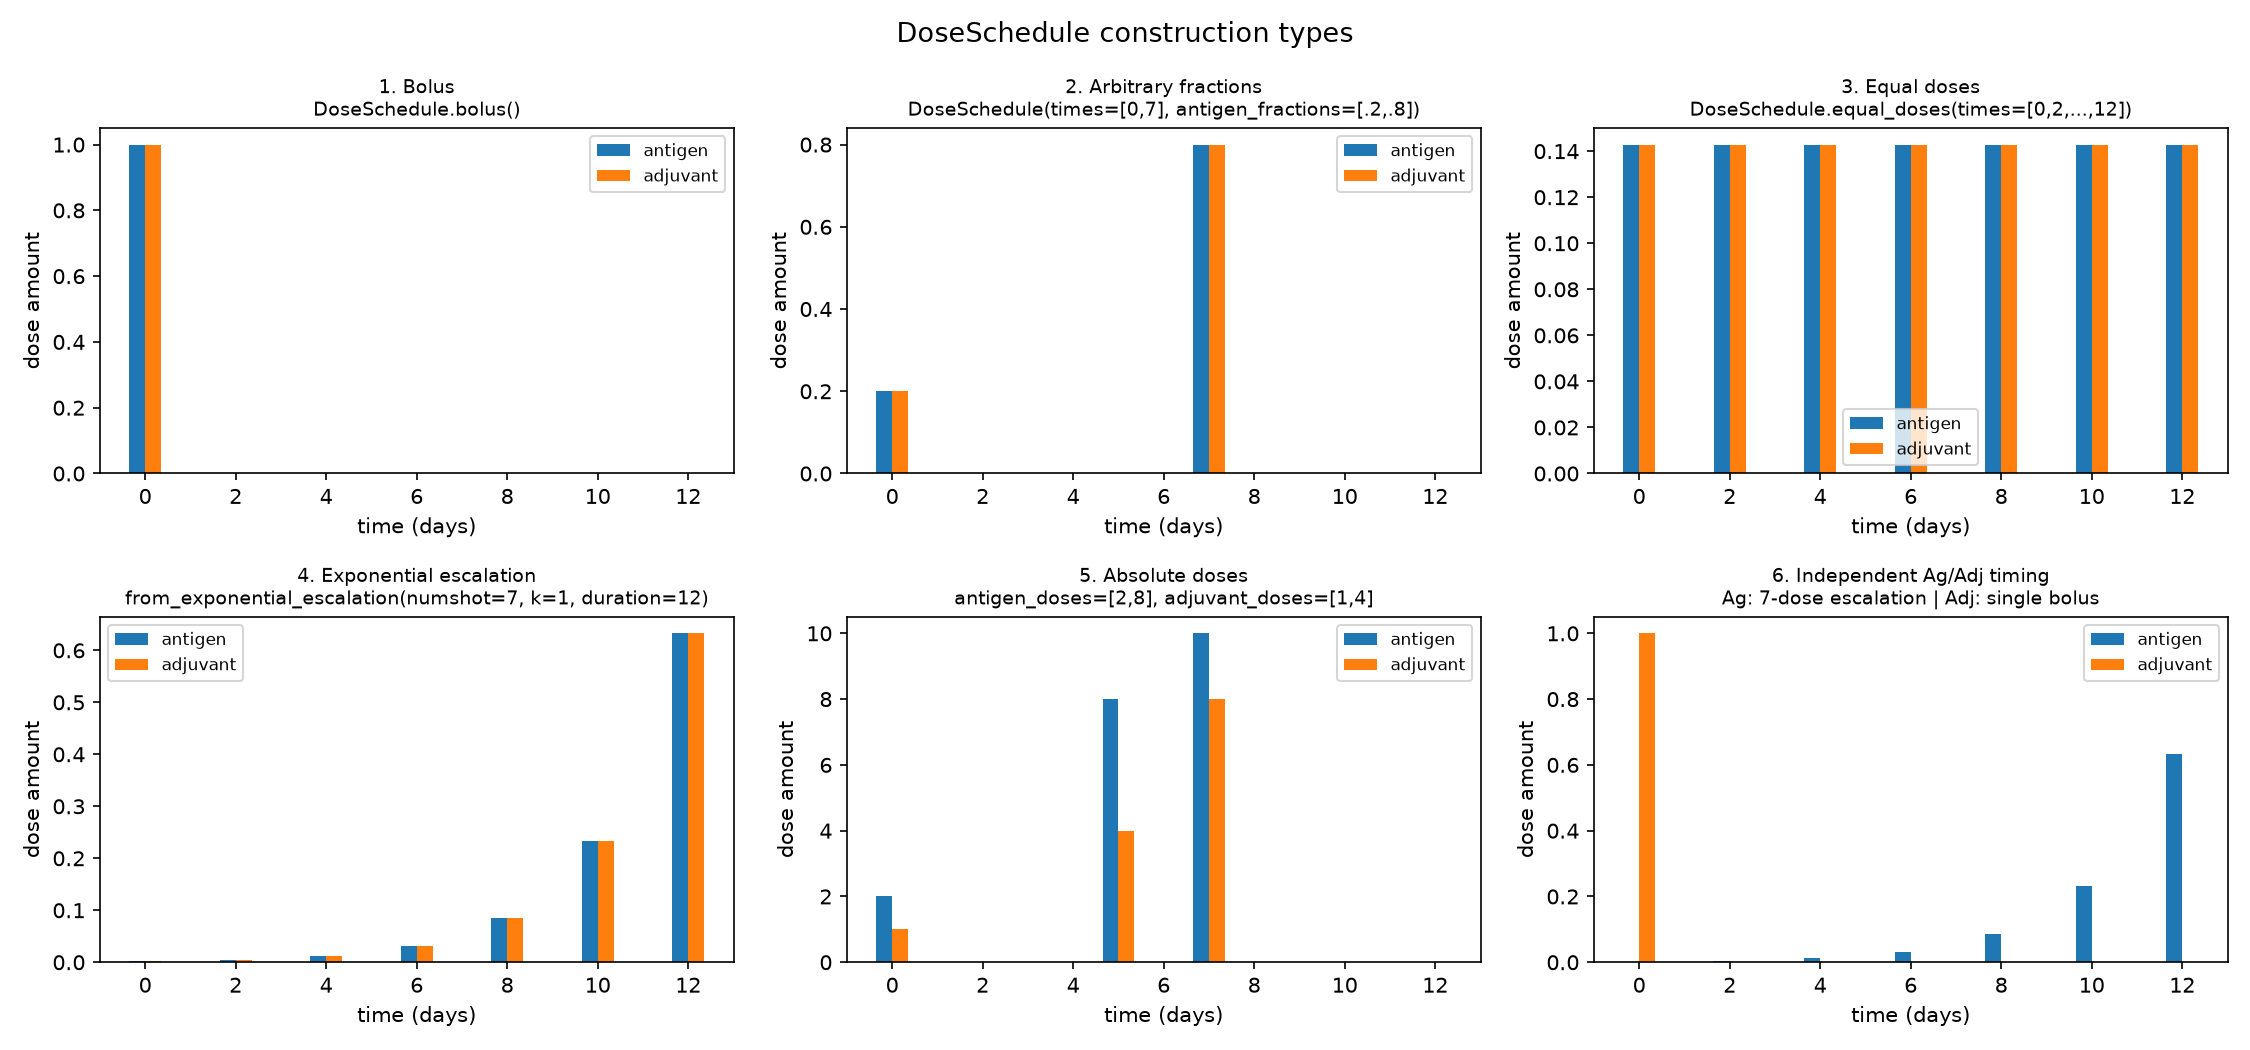

Recreate this plot in Python.
"""Illustrates every DoseSchedule construction type supported by the package.

Run with:  python dosing_schedule_types.py
Saves:     dosing_schedule_types.png
"""

import matplotlib
matplotlib.use("Agg")
import matplotlib.pyplot as plt
from pathlib import Path
OUTDIR = Path(__file__).parent
import numpy as np

from vaccine_tcell_model.dosing import DoseSchedule

BAR_WIDTH = 0.35

schedules = {
    "1. Bolus\nDoseSchedule.bolus()":
        DoseSchedule.bolus(),

    "2. Arbitrary fractions\nDoseSchedule(times=[0,7], antigen_fractions=[.2,.8])":
        DoseSchedule(times=[0, 7], antigen_fractions=[0.2, 0.8], adjuvant_fractions=[0.2, 0.8]),

    "3. Equal doses\nDoseSchedule.equal_doses(times=[0,2,...,12])":
        DoseSchedule.equal_doses(times=[0, 2, 4, 6, 8, 10, 12]),

    "4. Exponential escalation\nfrom_exponential_escalation(numshot=7, k=1, duration=12)":
        DoseSchedule.from_exponential_escalation(numshot=7, k=1.0, duration=12),

    "5. Absolute doses\nantigen_doses=[2,8], adjuvant_doses=[1,4]":
        DoseSchedule(times=[0,5,7], antigen_doses=[2.0, 8.0, 10.0], adjuvant_doses=[1.0, 4.0, 8.0]),

    "6. Independent Ag/Adj timing\nAg: 7-dose escalation | Adj: single bolus":
        DoseSchedule.from_exponential_escalation(
            numshot=7, k=1.0, duration=12,
            adjuvant_numshot=1, adjuvant_k=0.0, adjuvant_duration=0.0,
        ),
}

fig, axes = plt.subplots(2, 3, figsize=(15, 7))

for ax, (title, schedule) in zip(axes.flat, schedules.items()):
    ag_t, ag_d = np.array(schedule.antigen_times), np.array(schedule.antigen_doses)
    adj_t, adj_d = np.array(schedule.adjuvant_times), np.array(schedule.adjuvant_doses)

    ax.bar(ag_t - BAR_WIDTH / 2, ag_d, width=BAR_WIDTH, label="antigen", color="C0")
    ax.bar(adj_t + BAR_WIDTH / 2, adj_d, width=BAR_WIDTH, label="adjuvant", color="C1")

    ax.set_title(title, fontsize=9)
    ax.set_xlabel("time (days)")
    ax.set_ylabel("dose amount")
    ax.set_xlim(-1, 13)  # shared range across all panels (bolus has only 1 bar,
                          # so it would otherwise auto-zoom to just that point)
    ax.legend(fontsize=8)

fig.suptitle("DoseSchedule construction types", fontsize=13)
fig.tight_layout()
fig.savefig(OUTDIR / "dosing_schedule_types.png", dpi=150)
print("Saved dosing_schedule_types.png")
